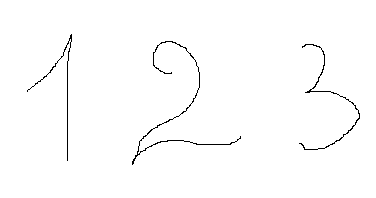
#> input picture test.png, 376 x 198 px
$ python read_columns.py
#> lines starting #> are read from the running program, lines starting #| are printed output that depends on the picture; after the words box and inside, x2 and y2 are one past the last pixel; in counts of white or black regions, pixels touching at a corner belong together
import cv2
import numpy as np

# Загрузка изображения
img = cv2.imread('../test.png', 0)
#> img: shape (198, 376); 98.9% white; black in thin lines or dots, all inside (x1, y1, x2, y2) = (27, 34, 360, 165)

# Бинаризация изображения
_, binary_img = cv2.threshold(img, 150, 255, cv2.THRESH_BINARY_INV)

# Создание структурирующего элемента для детектирования горизонтальных линий
horizontal_kernel = cv2.getStructuringElement(cv2.MORPH_RECT, (19, 1))

# Применение морфологической операции для выделения горизонтальных линий
detected_lines = cv2.morphologyEx(binary_img, cv2.MORPH_OPEN, horizontal_kernel, iterations=2)
#> detected_lines: shape (198, 376); every value is 0

# Удаление линий из изображения
img_without_lines = cv2.subtract(binary_img, detected_lines)

# Находим области с текстом
dilated_img = cv2.dilate(img_without_lines, None, iterations=2)
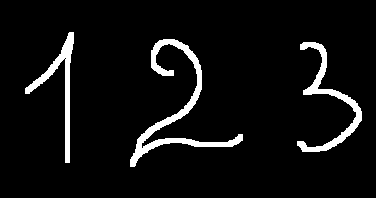
#> dilated_img: shape (198, 376); 6% white; 3 white regions, box (x1, y1, x2, y2) and area: (130, 39, 243, 167) 2047, (297, 42, 362, 152) 1324, (25, 32, 74, 163) 1105
# Края
edges = cv2.Canny(dilated_img, 50, 200)
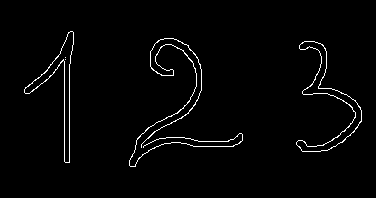
#> edges: shape (198, 376); 2% white in thin lines or dots, all inside (x1, y1, x2, y2) = (24, 31, 362, 167)
contours, _ = cv2.findContours(edges, cv2.RETR_CCOMP, cv2.CHAIN_APPROX_SIMPLE)
#> contours = 7 contours, 2 with area under 20; largest, box (x1, y1, x2, y2) and area: (296, 41, 362, 152) 1340, (296, 41, 362, 152) 1294, (24, 31, 74, 163) 1110, (24, 31, 74, 163) 1083, (129, 38, 243, 167) 72

img_color = cv2.cvtColor(img, cv2.COLOR_GRAY2BGR)
#> img_color is the input picture: shape (198, 376, 3); 98.9% white; black in thin lines or dots, all inside (x1, y1, x2, y2) = (27, 34, 360, 165)

# Рисование контуров
for cnt in contours:
    x, y, w, h = cv2.boundingRect(cnt)

    # Отсечение слишком маленьких и слишком больших контуров
    if w * h > 100 and w * h < 1200:
        cv2.rectangle(img_color, (x, y), (x + w, y + h), (0, 255, 0), 2)
#> this loop made 7 passes
#> (x, y, w, h) on passes 1 to 7: (65, 59, 1, 1), (65, 57, 1, 1), (296, 41, 66, 111), (296, 41, 66, 111), (129, 38, 114, 129), (24, 31, 50, 132), (24, 31, 50, 132)

# Отображение изображения
cv2.imshow('image', img_color)
cv2.waitKey(0)
cv2.destroyAllWindows()
